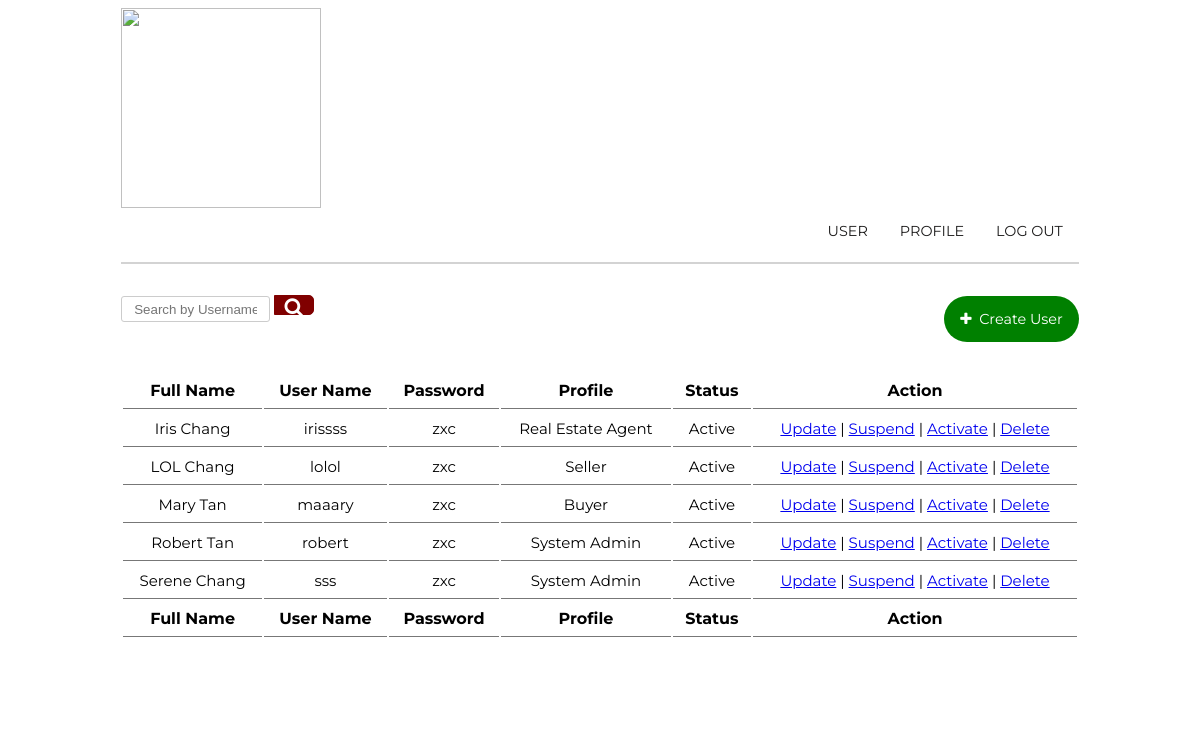
/Boundary/SystemAdmin/viewUserAccount.php?suspend_success=true, run on the app's committed database.
### tables this page shows
CREATE TABLE `users` (
  `user_id` int(10) NOT NULL,
  `user_fullname` varchar(20) NOT NULL,
  `username` varchar(20) NOT NULL,
  `password` varchar(20) NOT NULL,
  `user_status` varchar(50) NOT NULL DEFAULT 'Active',
  `user_profile` int(10) NOT NULL DEFAULT 1
);

### config.php (called while the page is built, shortened)
<?php
class DB {
  function __construct() {
      $this->conn = mysqli_connect(HOST, USER, PASS, DB);
  }
}
?>

### Entity/userAccount.php (called while the page is built, shortened)
<?php
include_once(__DIR__ . "/../config.php");
class UserAccount
{
    public function viewUserAccount(): array
    {
        $conn = mysqli_connect(HOST, USER, PASS, DB);
        $query = "SELECT * FROM users ORDER BY username ASC";
        $result = mysqli_query($conn, $query);
        $userAccounts = array();
        if ($result) {
            while ($res = mysqli_fetch_array($result)) {
                $userAccount = array();
                $userAccount['user_id'] = $res['user_id'];
                $userAccount['user_fullname'] = $res['user_fullname'];
                $userAccount['username'] = $res['username'];
                $userAccount['password'] = $res['password'];
                $userAccount['user_status'] = $res['user_status'];
                $userAccount['user_profile'] = $res['user_profile'];
                $userAccounts[] = $userAccount;
            }
        }
        return $userAccounts;
    }
}

### Controller/SystemAdmin/viewUserAccountController.php (called while the page is built)
<?php
include_once("../../Entity/UserAccount.php");
class viewUserAccountController
{
    public function viewUserAccount(): array
    {
        $vua = new UserAccount();
        $results = $vua->viewUserAccount();
        return $results;
    }
}

### Boundary/SystemAdmin/viewUserAccount.php (the view, shortened to what this page needs)
<?php
include_once("../../Controller/SystemAdmin/viewUserAccountController.php");
$userAccountController = new viewUserAccountController();
$userAccount = $userAccountController->viewUserAccount();
function getProfileName($profileId) {
    $profiles = [
        1 => 'System Admin',
        2 => 'Real Estate Agent',
        3 => 'Seller',
        4 => 'Buyer'
    ];
    return isset($profiles[$profileId]) ? $profiles[$profileId] : 'Unknown';
}
?>
<!DOCTYPE html>
<html>
<head>
    <link rel="stylesheet" href="../../css/ua_style.css">
    <link rel="stylesheet" href="https://cdnjs.cloudflare.com/ajax/libs/font-awesome/4.7.0/css/font-awesome.min.css">
</head>
<body>
    <div class="white-box">
        <section>
            <div class="navbar">
                <a href="viewUserAccount.php"><img src="../../img/logo.jpg"  style="width: 200px; height: auto;" ></a>
                <div class="topnav">
                    <a href="../../index.php">LOG OUT</a>
                    <a href="viewUserProfile.php">PROFILE</a>
                    <a href="viewUserAccount.php">USER</a>
                </div>
            </div>
        </section>
        <hr>
        <br>
        <br>
        <div class="container1" style="margin-top: -3%; margin-bottom: 3%; ">
            <div class="search">
                <form method="POST">
                    <div class="search-bar">
                        <input type="text" class="searchTerm" name="search" placeholder="Search by Username" style="height:100%; width:60%; margin-top: -5%;">
                        <button type="submit" class="searchButton" style="margin-top: -5%;">
                            <i class="fa fa-search"></i>
                        </button>
                    </div>
                </form>
            </div>
            <div class="topnav" style="margin-top: 1%;">
                <a1 onclick="location.href='createUserAccount.php';" style="margin-left: 5%;">
                    <i class="fa fa-plus" aria-hidden="true"></i>&nbsp;&nbsp;Create User
                </a1>
            </div>
        </div>
        <table id="profileTable" class="RRtable" style="width:100%">
            <thead>
                <tr>
                    <th>Full Name</th>
                    <th>User Name</th>
                    <th>Password</th>
                    <th>Profile</th>
                    <th>Status</th>
                    <th>Action</th>
                </tr>
            </thead>
            <tbody>
                <?php foreach ($userAccount as $user) { ?>
                    <tr>
                        <td><?php echo $user['user_fullname']; ?></td>
                        <td><?php echo $user['username']; ?></td>
                        <td><?php echo $user['password']; ?></td>
                        <td><?php echo getProfileName($user['user_profile']); ?></td>
                        <td><?php echo $user['user_status']; ?></td>
                        <td>
                            <a href="updateUserAccount.php?user_id=<?php echo $user['user_id']; ?>&user_fullname=<?php echo $user['user_fullname']; ?>&username=<?php echo $user['username']; ?>&password=<?php echo $user['password']; ?>&user_profile=<?php echo $user['user_profile']; ?>">Update</a> |
                            <a href="suspendUserAccount.php?user_id=<?php echo $user['user_id']; ?>&suspend_success=true" onClick="return confirm('Are you sure you want to suspend?')">Suspend</a> |
                            <a href="activateUserAccount.php?user_id=<?php echo $user['user_id']; ?>&activate_success=true" onClick="return confirm('Are you sure you want to activate?')">Activate</a> |
                            <a href="deleteUserAccount.php?user_id=<?php echo $user['user_id']; ?>&delete_success=true" onClick="return confirm('Are you sure you want to delete?')">Delete</a>
                        </td>
                    </tr>
                <?php } ?>
            </tbody>
            <tfoot>
                <tr>
                    <th>Full Name</th>
                    <th>User Name</th>
                    <th>Password</th>
                    <th>Profile</th>
                    <th>Status</th>
                    <th>Action</th>
                </tr>
            </tfoot>
        </table>
        <br>
    </div>
</body>
</html>

### CSS/ua_style.css (style rules this page uses)
.topnav { overflow: hidden; }
.topnav a { float: right; color: #1e1d1d; text-align: center; padding: 14px 16px; text-decoration: none; font-size: 90%; font-family: 'Montserrat', sans-serif; }
.topnav a1 { float: right; color: #ffffff; background-color: green; text-align: center; padding: 14px 16px; text-decoration: none; font-size: 90%; font-family: 'Montserrat', sans-serif; border-radius: 25px; }
.container1 { display: grid; align-items: center; grid-template-columns: 30ch auto; column-gap: 10%; padding-top: 1%; }
.white-box { background-color: white; color: black; padding-left: 5%; padding-right: 5%; padding-bottom: 5%; }
body { padding-top: 0%; padding-bottom:0%; padding-left: 5%; padding-right: 5%; background-image: url("Images/background.jpg"); overflow: auto; overflow-x: hidden; font-family: 'Montserrat', sans-serif; }
form { display: inline-block; }
table { border-collapse: separate; }
td, th { padding-left: 1.5%; padding-right: 1.5%; padding-bottom: 1.5%; text-align: center; padding: 8px; border-bottom: 1px solid #777; }
td { font-size:15px; }
input[type=text] { width: 200%; margin-bottom: 20px; padding: 12px; border: 1px solid #ccc; border-radius: 3px; }
hr { border: 1px solid lightgrey; }
.search { width: 100%; position: relative; display: flex; height: 36px; }
.searchTerm { width: 100%; border: 3px solid #800000; border-right: none; padding: 5px; height: 20px; border-radius: 5px 0 0 5px; outline: #800000; color: #800000; height: 25%; }
.searchButton { width: 40px; height: 100%; border: 1px solid #800000; background: #800000; text-align: center; color: #fff; border-radius: 0 5px 5px 0; cursor: pointer; font-size: 20px; }

### data on the page
users: user_fullname "Iris Chang", username "irissss", password "zxc", user_profile "Real Estate Agent", user_status "Active"
users: user_fullname "LOL Chang", username "lolol", password "zxc", user_profile "Seller", user_status "Active"
users: user_fullname "Mary Tan", username "maaary", password "zxc", user_profile "Buyer", user_status "Active"
users: user_fullname "Robert Tan", username "robert", password "zxc", user_profile "System Admin", user_status "Active"
users: user_fullname "Serene Chang", username "sss", password "zxc", user_profile "System Admin", user_status "Active"
